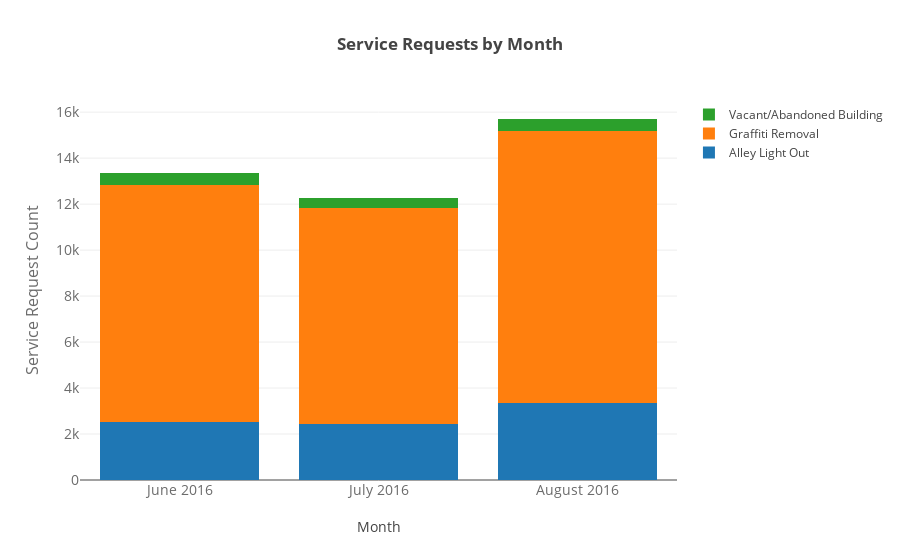

The notebook cell this image was saved under:
### Markdown cell above
## Service Requests by Month
There were more service requests in August 2016 across these three categories compared to June and July.

### Code cell
r = pq('''
SELECT type_of_service_request, strftime('%m',creation_date) as month,
COUNT(DISTINCT service_request_number) as Count
FROM combined_data
GROUP BY type_of_service_request, month''')
trace1 = go.Bar(
    x=['June 2016', 'July 2016', 'August 2016'],
    y=list(r.Count[r.type_of_service_request == 'Alley Light Out']),
    name='Alley Light Out'
)
trace2 = go.Bar(
    x=['June 2016', 'July 2016', 'August 2016'],
    y=list(r.Count[r.type_of_service_request == 'Graffiti Removal']),
    name='Graffiti Removal'
)
trace3 = go.Bar(
    x=['June 2016', 'July 2016', 'August 2016'],
    y=list(r.Count[r.type_of_service_request == 'Vacant/Abandoned Building']),
    name='Vacant/Abandoned Building'
)

data = [trace1, trace2, trace3]
layout = go.Layout(
    barmode='stack',
    title='<b>Service Requests by Month</b><br>',
             xaxis=dict(
                title= 'Month',
                tickfont=dict(
                    size=14,
                    color='rgb(107, 107, 107)'
                )
             ),
             yaxis=dict(
                title='Service Request Count',
                titlefont=dict(
                    size=16,
                    color='rgb(107, 107, 107)'
                ),
                tickfont=dict(
                    size=14,
                    color='rgb(107, 107, 107)'
                )
             ),
            )

fig = go.Figure(data=data, layout=layout)
iplot(fig, filename='stacked-bar')

### Figure 1 — Plotly figure (JSON) as saved in the notebook; plotly's stock layout.template omitted (floating-point values rounded to 4 significant figures)
{"data": [{"name": "Alley Light Out", "type": "bar", "x": ["June 2016", "July 2016", "August 2016"], "y": [2510, 2416, 3342]}, {"name": "Graffiti Removal", "type": "bar", "x": ["June 2016", "July 2016", "August 2016"], "y": [10337, 9427, 11845]}, {"name": "Vacant/Abandoned Building", "type": "bar", "x": ["June 2016", "July 2016", "August 2016"], "y": [510, 439, 516]}], "layout": {"barmode": "stack", "title": "<b>Service Requests by Month</b><br>", "xaxis": {"tickfont": {"color": "rgb(107, 107, 107)", "size": 14}, "title": "Month"}, "yaxis": {"tickfont": {"color": "rgb(107, 107, 107)", "size": 14}, "title": "Service Request Count", "titlefont": {"color": "rgb(107, 107, 107)", "size": 16}}}}
